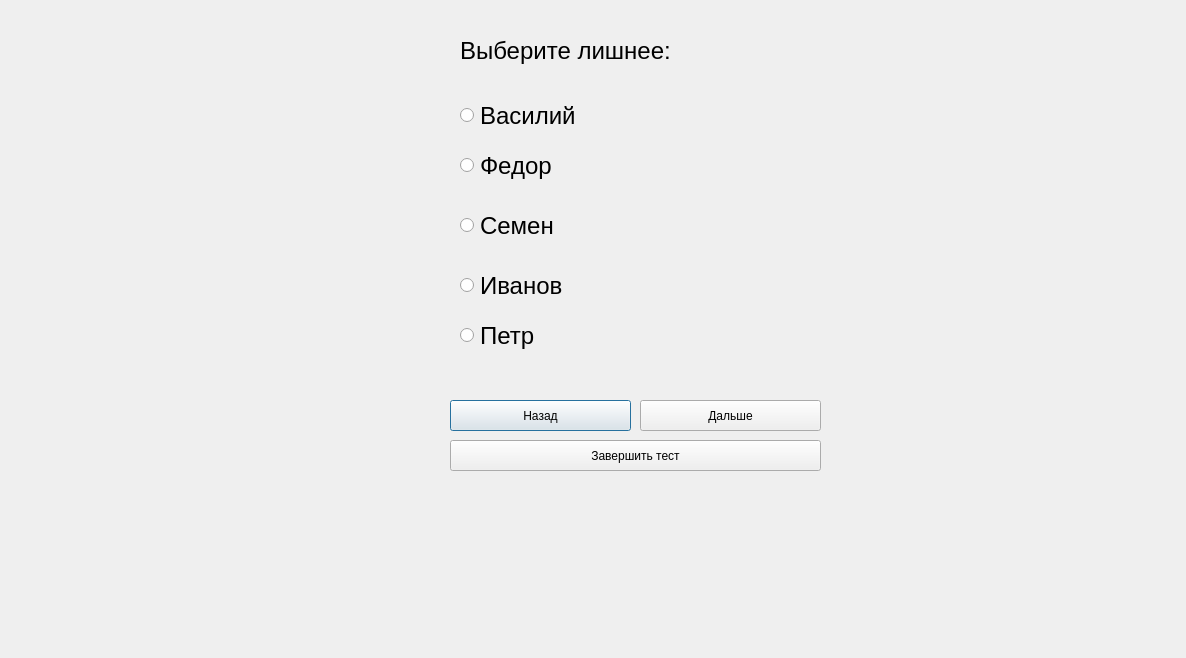
<?xml version="1.0" encoding="UTF-8"?>
<ui version="4.0">
 <class>TestForm26</class>
 <widget class="QDialog" name="TestForm26">
  <property name="geometry">
   <rect>
    <x>0</x>
    <y>0</y>
    <width>1186</width>
    <height>658</height>
   </rect>
  </property>
  <property name="windowTitle">
   <string>Dialog</string>
  </property>
  <widget class="QLabel" name="question">
   <property name="geometry">
    <rect>
     <x>460</x>
     <y>-40</y>
     <width>551</width>
     <height>181</height>
    </rect>
   </property>
   <property name="sizePolicy">
    <sizepolicy hsizetype="Preferred" vsizetype="Preferred">
     <horstretch>0</horstretch>
     <verstretch>0</verstretch>
    </sizepolicy>
   </property>
   <property name="font">
    <font>
     <pointsize>18</pointsize>
    </font>
   </property>
   <property name="mouseTracking">
    <bool>true</bool>
   </property>
   <property name="tabletTracking">
    <bool>false</bool>
   </property>
   <property name="focusPolicy">
    <enum>Qt::NoFocus</enum>
   </property>
   <property name="contextMenuPolicy">
    <enum>Qt::PreventContextMenu</enum>
   </property>
   <property name="autoFillBackground">
    <bool>false</bool>
   </property>
   <property name="midLineWidth">
    <number>-2</number>
   </property>
   <property name="text">
    <string>Выберите лишнее:</string>
   </property>
   <property name="textFormat">
    <enum>Qt::AutoText</enum>
   </property>
   <property name="scaledContents">
    <bool>false</bool>
   </property>
   <property name="wordWrap">
    <bool>true</bool>
   </property>
   <property name="openExternalLinks">
    <bool>false</bool>
   </property>
  </widget>
  <widget class="QPushButton" name="back_pushButton">
   <property name="geometry">
    <rect>
     <x>450</x>
     <y>400</y>
     <width>181</width>
     <height>31</height>
    </rect>
   </property>
   <property name="text">
    <string>Назад</string>
   </property>
  </widget>
  <widget class="QRadioButton" name="radioButton_4">
   <property name="geometry">
    <rect>
     <x>460</x>
     <y>270</y>
     <width>301</width>
     <height>31</height>
    </rect>
   </property>
   <property name="font">
    <font>
     <pointsize>18</pointsize>
    </font>
   </property>
   <property name="acceptDrops">
    <bool>false</bool>
   </property>
   <property name="toolTip">
    <string/>
   </property>
   <property name="text">
    <string>Иванов</string>
   </property>
  </widget>
  <widget class="QPushButton" name="next_pushButton">
   <property name="geometry">
    <rect>
     <x>640</x>
     <y>400</y>
     <width>181</width>
     <height>31</height>
    </rect>
   </property>
   <property name="text">
    <string>Дальше</string>
   </property>
  </widget>
  <widget class="QLabel" name="image">
   <property name="geometry">
    <rect>
     <x>10</x>
     <y>30</y>
     <width>411</width>
     <height>331</height>
    </rect>
   </property>
   <property name="text">
    <string/>
   </property>
  </widget>
  <widget class="QRadioButton" name="radioButton">
   <property name="geometry">
    <rect>
     <x>460</x>
     <y>100</y>
     <width>431</width>
     <height>31</height>
    </rect>
   </property>
   <property name="font">
    <font>
     <pointsize>18</pointsize>
    </font>
   </property>
   <property name="acceptDrops">
    <bool>false</bool>
   </property>
   <property name="toolTip">
    <string/>
   </property>
   <property name="text">
    <string>Василий</string>
   </property>
  </widget>
  <widget class="QRadioButton" name="radioButton_3">
   <property name="geometry">
    <rect>
     <x>460</x>
     <y>210</y>
     <width>421</width>
     <height>31</height>
    </rect>
   </property>
   <property name="font">
    <font>
     <pointsize>18</pointsize>
    </font>
   </property>
   <property name="acceptDrops">
    <bool>false</bool>
   </property>
   <property name="toolTip">
    <string/>
   </property>
   <property name="text">
    <string>Семен</string>
   </property>
  </widget>
  <widget class="QPushButton" name="finish_pushButton">
   <property name="geometry">
    <rect>
     <x>450</x>
     <y>440</y>
     <width>371</width>
     <height>31</height>
    </rect>
   </property>
   <property name="text">
    <string>Завершить тест</string>
   </property>
  </widget>
  <widget class="QRadioButton" name="radioButton_2">
   <property name="geometry">
    <rect>
     <x>460</x>
     <y>150</y>
     <width>421</width>
     <height>31</height>
    </rect>
   </property>
   <property name="font">
    <font>
     <pointsize>18</pointsize>
    </font>
   </property>
   <property name="layoutDirection">
    <enum>Qt::LeftToRight</enum>
   </property>
   <property name="text">
    <string>Федор</string>
   </property>
  </widget>
  <widget class="QRadioButton" name="radioButton_5">
   <property name="geometry">
    <rect>
     <x>460</x>
     <y>320</y>
     <width>301</width>
     <height>31</height>
    </rect>
   </property>
   <property name="font">
    <font>
     <pointsize>18</pointsize>
    </font>
   </property>
   <property name="acceptDrops">
    <bool>false</bool>
   </property>
   <property name="toolTip">
    <string/>
   </property>
   <property name="text">
    <string>Петр</string>
   </property>
  </widget>
 </widget>
 <resources/>
 <connections/>
</ui>
